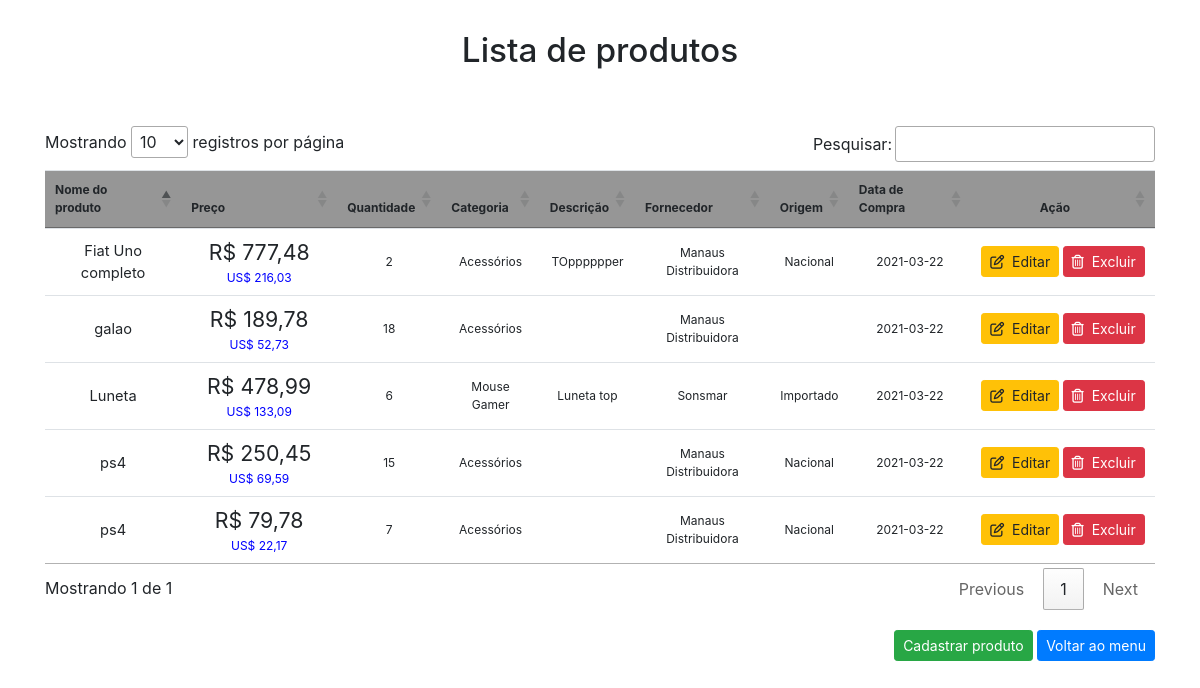
The page /PHP-HTML-CSS/listar_produtos.php (signed in) on the database its author committed.
### tables this page shows
CREATE TABLE `estoque` (
  `id_estoque` int(11) NOT NULL,
  `numproduto` float NOT NULL,
  `nomeproduto` varchar(200) NOT NULL,
  `categoria` varchar(100) NOT NULL,
  `quantidade` int(11) NOT NULL,
  `fornecedor` varchar(100) NOT NULL,
  `descricaoproduto` varchar(255) NOT NULL,
  `origem` varchar(255) NOT NULL,
  `datacompra` date NOT NULL DEFAULT current_timestamp()
);

### PHP-HTML-CSS/listar_produtos.php (the view, shortened to what this page needs)
<!DOCTYPE html>
<html lang="en">
<head>
    <link rel="stylesheet" href="https://stackpath.bootstrapcdn.com/bootstrap/4.4.1/css/bootstrap.min.css"
>
    <link rel="stylesheet" type="text/css" href="https://cdn.datatables.net/1.10.21/css/jquery.dataTables.css">
</head>
<body>
    <?php
    $usuario = $_SESSION['usuario'];
    include 'conexao.php';
    $sql = "SELECT `nivel_usuario` FROM `usuarios` WHERE `mail_usuario` = '$usuario' and `status` = 'Ativo'";
    $buscar = mysqli_query($conexao, $sql);
    $array = mysqli_fetch_array($buscar);
    $nivel = $array['nivel_usuario'];
    ?>
        <div class="container" style="margin-top: 30px; text-align: center">
            <h1 style="font-size: 25pt">Lista de produtos</h1>
            <br>
            <br>
            <table class="table" id="table_id" style="font-size:9pt">
                <thead style="background-color:rgb(150,150,150)">
                    <tr>
                        <th scope="col">Nome do produto</th>
                        <th scope="col" style="min-width: 120px;">Preço</th>
                        <th scope="col">Quantidade</th>
                        <th scope="col">Categoria</th>
                        <th scope="col">Descrição</th>
                        <th scope="col">Fornecedor</th>
                        <th scope="col">Origem</th>
                        <th scope="col">Data de Compra</th>
                        <th scope="col" style="min-width: 148px;text-align:center">Ação</th>
                    </tr>
                </thead>
                <?php
                    include 'conexao.php';
                    $sql = "SELECT * FROM `estoque`";
                    $busca = mysqli_query($conexao,$sql);
                    while ($array = mysqli_fetch_array($busca)) {
                        $id_estoque = $array['id_estoque'];
                        $numproduto = $array['numproduto'];
                        $nomeproduto = $array['nomeproduto'];
                        $categoria = $array['categoria'];
                        $quantidade = $array['quantidade'];
                        $fornecedor = $array['fornecedor'];
                        $descricao = $array['descricaoproduto'];
                        $origem = $array['origem'];
                        $dtcompra= $array['datacompra'];
                ?>
                    <tr>
                        <td style="vertical-align: inherit;font-size:11pt"> <?php echo $nomeproduto ?> </td>
                        <td style="vertical-align: inherit;">
                            <section style="font-size:16pt">R$
                                <?php echo number_format(round($numproduto,2),2,",",".")?>
                            </section>
                            <section style="color:blue">US$
                                <?php echo number_format(round($numproduto/3.599,2),2,',','.')?>
                            </section>
                        </td>
                        <td style="vertical-align: inherit;"> <?php echo $quantidade ?> </td>
                        <td style="vertical-align: inherit;"> <?php echo $categoria ?> </td>
                        <td style="vertical-align: inherit;"> <?php echo $descricao ?> </td>
                        <td style="vertical-align: inherit;"> <?php echo $fornecedor ?> </td>
                        <td style="vertical-align: inherit;"> <?php echo $origem ?> </td>
                        <td style="vertical-align: inherit;"> <?php echo $dtcompra ?> </td>
                        <td style="vertical-align: inherit;text-align:center">
                            <?php
                            if(($nivel == 1)||($nivel == 2)){
                            ?>
                                <a href="editar_produto.php?id=<?php echo $id_estoque ?>" role="button"
                                class="btn btn-warning btn-sm"><i class="far fa-edit"></i>&nbsp; Editar</a>
                            <?php } ?>
                            <?php
                            if(($nivel == 1)){
                            ?>
                                <a href="deletar_produto.php?id=<?php echo $id_estoque ?>" role="button"
                                class="btn btn-danger btn-sm"><i class="far fa-trash-alt"></i>&nbsp; Excluir</a>
                            <?php } ?>
                        </td>
                <?php } ?>
                    </tr>
            </table>
            <div style="text-align: right; margin-top:20px;">
                <a href="adicionar_produto.php" role="button" class="btn btn-success btn-sm">Cadastrar produto</a>
                <a href="menu.php" role="button" class="btn btn-primary btn-sm">Voltar ao menu</a>
            </div>
        </div>
</body>
</html>

### rows shown on the page
estoque: nomeproduto "ps4", numproduto "250,45", $numproduto/3.599 "69,59", quantidade "15", categoria "Acessórios", fornecedor "Manaus Distribuidora", origem "Nacional", datacompra "2021-03-22"
estoque: nomeproduto "ps4", numproduto "79,78", $numproduto/3.599 "22,17", quantidade "7", categoria "Acessórios", fornecedor "Manaus Distribuidora", origem "Nacional", datacompra "2021-03-22"
estoque: nomeproduto "galao", numproduto "189,78", $numproduto/3.599 "52,73", quantidade "18", categoria "Acessórios", fornecedor "Manaus Distribuidora", datacompra "2021-03-22"
estoque: nomeproduto "Fiat Uno completo", numproduto "777,48", $numproduto/3.599 "216,03", quantidade "2", categoria "Acessórios", descricaoproduto "TOpppppper", fornecedor "Manaus Distribuidora", origem "Nacional", datacompra "2021-03-22"
estoque: nomeproduto "Luneta", numproduto "478,99", $numproduto/3.599 "133,09", quantidade "6", categoria "Mouse Gamer", descricaoproduto "Luneta top", fornecedor "Sonsmar", origem "Importado", datacompra "2021-03-22"
